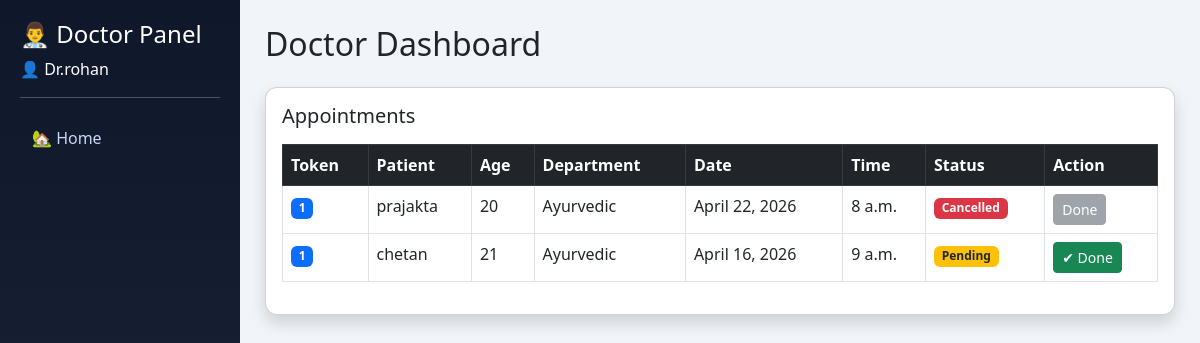
Page /doctor-dashboard/ (signed in) on the committed database.
### hospital/models.py (models this page shows, shortened)
class Appointment(models.Model):
    STATUS_CHOICES = [
        ('Pending', 'Pending'),
        ('Completed', 'Completed'),
        ('Cancelled', 'Cancelled'),
    ]
    patient = models.ForeignKey(Patient, on_delete=models.CASCADE)
    doctor = models.ForeignKey(Doctor, on_delete=models.CASCADE)
    date = models.DateField()
    time = models.TimeField()
    department = models.CharField(max_length=100)
    token_number = models.PositiveIntegerField()
    status = models.CharField(
        max_length=20,
        choices=STATUS_CHOICES,
        default='Pending'
    )
    created_at = models.DateTimeField(auto_now_add=True)
    updated_at = models.DateTimeField(auto_now=True)
    class Meta:
        ordering = ['-date', '-time']
        unique_together = ['doctor', 'date', 'time']
        indexes = [
            models.Index(fields=['date']),
            models.Index(fields=['doctor']),
        ]

class Patient(models.Model):
    user = models.OneToOneField(User, on_delete=models.CASCADE)
    age = models.PositiveIntegerField(
        validators=[MinValueValidator(1)]
    )

### hospital/views.py (the view)
# urls.py: path('doctor-dashboard/', views.doctor_dashboard, name='doctor_dashboard'),
@login_required(login_url='login')
def doctor_dashboard(request):
    if not hasattr(request.user, 'doctor'):
        return redirect('login')
    appointments = Appointment.objects.filter(
        doctor=request.user.doctor
    ).order_by('-date')
    return render(request, 'doctor_dashboard.html', {
        'appointments': appointments
    })

### hospital/templates/doctor_dashboard.html (shortened to what this page needs)
<!DOCTYPE html>
<html>
<head>
    <link href="https://cdn.jsdelivr.net/npm/bootstrap@5.3.0/dist/css/bootstrap.min.css" rel="stylesheet">
</head>
<body>
<div class="sidebar">
    <h4>👨‍⚕️ Doctor Panel</h4>
    <p>👤 {{ user.username }}</p>
    <hr>
    <a href="{% url 'index' %}">🏡 Home</a>
</div>
<div class="content">
    <h2 class="mb-4"> Doctor Dashboard</h2>
    <div class="card shadow p-3">
        <h5 class="mb-3">Appointments</h5>
        <table class="table table-bordered table-hover">
            <thead class="table-dark">
                <tr>
                    <th>Token</th>
                    <th>Patient</th>
                    <th>Age</th>
                    <th>Department</th>
                    <th>Date</th>
                    <th>Time</th>
                    <th>Status</th>
                    <th>Action</th>
                </tr>
            </thead>
            <tbody>
                {% for a in appointments %}
                <tr>
                    <td>
                        <span class="badge bg-primary">
                            {{ a.token_number }}
                        </span>
                    </td>
                    <td>{{ a.patient.user.username }}</td>
                    <td>{{ a.patient.age }}</td>
                    <td>{{ a.department }}</td>
                    <td>{{ a.date }}</td>
                    <td>{{ a.time }}</td>
                    <td>
                        {% if a.status == "Pending" %}
                            <span class="badge bg-warning text-dark">Pending</span>
                        {% elif a.status == "Completed" %}
                            <span class="badge bg-success">Completed</span>
                        {% else %}
                            <span class="badge bg-danger">Cancelled</span>
                        {% endif %}
                    </td>
                    <td>
                        {% if a.status == "Pending" %}
                        <form method="POST" action="{% url 'complete_appointment' a.id %}">
                            <button class="btn btn-success btn-sm">
                                ✔ Done
                            </button>
                        </form>
                        {% else %}
                        <button class="btn btn-secondary btn-sm" disabled>
                            Done
                        </button>
                        {% endif %}
                    </td>
                </tr>
                {% empty %}
                <tr>
                    <td colspan="8" class="text-center text-muted">
                        No Appointments Found 😴
                    </td>
                </tr>
                {% endfor %}
            </tbody>
        </table>
    </div>
</div>
</body>
</html>

### hospital/templates/doctor_dashboard.html (style rules this page uses)
body { display: flex; margin: 0; font-family: 'Segoe UI', sans-serif; background: #f1f5f9; }
.sidebar { width: 240px; height: 100vh; background: linear-gradient(180deg, #0f172a, #1e293b); color: white; padding: 20px; position: fixed; }
.sidebar a { display: block; padding: 12px; margin-bottom: 10px; color: #cbd5f5; text-decoration: none; border-radius: 8px; }
.content { margin-left: 240px; padding: 25px; width: 100%; }
.card { border-radius: 12px; }
.table { background: white; }

### rows in the picture
Appointment: token_number "1", patient.user.username "prajakta", patient.age "20", department "Ayurvedic", date "April 22, 2026", time "8 a.m.", status "Cancelled"
Appointment: token_number "1", patient.user.username "chetan", patient.age "21", department "Ayurvedic", date "April 16, 2026", time "9 a.m.", status "Pending"

### other values in the picture
{{ user.username }} "Dr.rohan"
